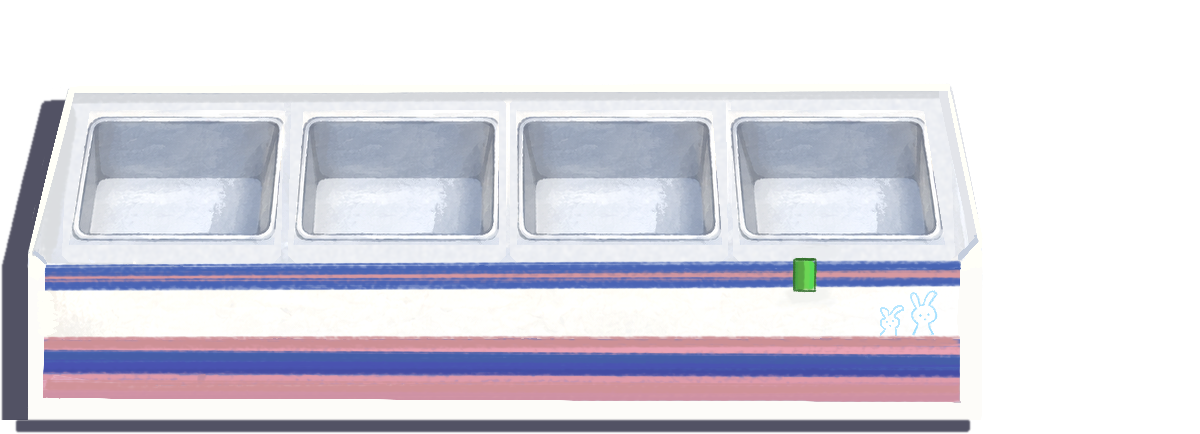
#> input picture Assets/Images/icecream/station_box.png, 1200 x 434 px, found by its file name
$ python icecream_row_cut.py ../../Assets/Images/icecream/cone.png
#> lines starting #> are read from the running program, lines starting #| are printed output that depends on the picture; pictures that were not available may be replaced by others from this repository, and a replacement may not be noted
#!/usr/bin/python3
"""Cuts the one-row ice cream station parts into the game and writes the station's layout into GameSceneOne (22 October 2026).

Input: a folder of PNGs that all share the box canvas (same size, transparent surroundings), each part drawn at its place:
  station_box.png              the box (and nothing else)
  sec<0..3>_l<1..3>.png        each well's fill at three levels, wells left to right vanilla, strawberry, chocolate, mint
  lid2.png, lid3.png           the lids over wells 2 and 3 (closed until the shop's "Two more flavours" upgrade)
  holder.png                   the cone holder
  upgrade_icon.png (optional)  the shop card picture, any size
Every part is cropped to its alpha bounds and saved under Assets/Images/icecream with its old name (the .meta and guid
stay), new names get a fresh .meta. The crop's bounds, as fractions of the box canvas from the bottom left, become the
station's sectionRects, lidRects, holderRect; buildPoint stays above the box's centre; the scene scale is set so the
box keeps about the old on-screen width.

  python3 Docs/tools/icecream_row_cut.py <parts folder> [--scale 0.28]
"""
import os, re, sys, uuid, json
from PIL import Image

ROOT = os.path.dirname(os.path.dirname(os.path.dirname(os.path.abspath(__file__))))
IMG = os.path.join(ROOT, "Assets/Images/icecream")
SCENE = os.path.join(ROOT, "Assets/Scenes/GameSceneOne.unity")
STATION_SCRIPT_GUID = "dae2965ca6c97429e9f79bb7a326260b"
TRANSFORM_ID = "1663258850"                       # the IceCream object's Transform


def guid_of(png):
    meta = png + ".meta"
    if os.path.exists(meta):
        return re.search(r"^guid: ([0-9a-f]{32})", open(meta).read(), re.M).group(1)
    template = open(os.path.join(IMG, "station_box.png.meta")).read()
    g = uuid.uuid4().hex
    open(meta, "w").write(re.sub(r"^guid: [0-9a-f]{32}", "guid: " + g, template, count=1, flags=re.M))
    print("new meta", os.path.basename(meta), g)
    return g


def union_bbox(parts, names):
    """One crop box for a well's three levels, so each level's picture keeps its place in the well."""
    bbs = [Image.open(os.path.join(parts, n)).convert("RGBA").getbbox() for n in names]
    return (min(b[0] for b in bbs), min(b[1] for b in bbs), max(b[2] for b in bbs), max(b[3] for b in bbs))


def cut(parts, name, out_name=None, bb=None):
    im = Image.open(os.path.join(parts, name)).convert("RGBA")
    bb = bb or im.getbbox()
    if bb is None:
        raise SystemExit(name + " is empty")
    crop = im.crop(bb)
    out = os.path.join(IMG, out_name or name)
    crop.save(out)
    W, H = im.size
    x0, y0, x1, y1 = bb
    rect = (x0 / W, 1 - y1 / H, (x1 - x0) / W, (y1 - y0) / H)         # Unity: fractions from the bottom left
    print("%-14s %4dx%-4d rect x %.4f y %.4f w %.4f h %.4f" % (os.path.basename(out), crop.width, crop.height, *rect))
    return rect, (W, H)


def yaml_rect(r, indent):
    pad = " " * indent
    return "%s- serializedVersion: 2\n%s  x: %.4f\n%s  y: %.4f\n%s  width: %.4f\n%s  height: %.4f\n" % (pad, pad, r[0], pad, r[1], pad, r[2], pad, r[3])


def main():
    parts = sys.argv[1]
    scale = 0.28
    if "--scale" in sys.argv:
        scale = float(sys.argv[sys.argv.index("--scale") + 1])
    # the box keeps the whole canvas: the rects are fractions of the box sprite's bounds, so canvas and sprite must be one
    box = Image.open(os.path.join(parts, "station_box.png")).convert("RGBA"); size = box.size
#> in main, box is the input picture: PIL image 1200x434 RGBA; mean R, G, B, A 123.4, 121.7, 131.6, 161.4
#> after `size = box.size`: size = (1200, 434)
    box.save(os.path.join(IMG, "station_box.png")); print("station_box.png %dx%d, the whole canvas" % size)
#| station_box.png 1200x434, the whole canvas
    sec_rects = []
    for i in range(4):
        names = ["sec%d_l%d.png" % (i, lv) for lv in (1, 2, 3)]
        bb = union_bbox(parts, names)
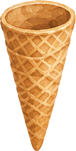
#> input picture Assets/Images/icecream/cone.png, 76 x 151 px, given in place of sec0_l1.png, which was not available
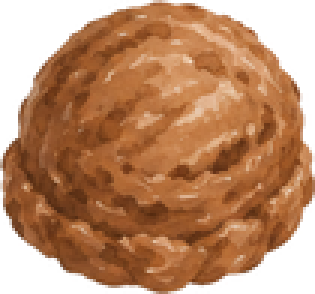
#> input picture Assets/Images/icecream/scoop_c.png, 105 x 98 px, given in place of sec0_l2.png, which was not available (shown 3 times larger)
#> in union_bbox, `bbs = [Image.open(os.path.join(parts, n)).convert("RGBA").getbbox() fo..`: bbs = [(0, 0, 76, 151), (0, 0, 105, 98), (0, 0, 105, 98)]
#> bb = (0, 0, 105, 151)
        for n in names:
            r = cut(parts, n, bb=bb)[0]
#> in cut, im is the input picture: PIL image 76x151 RGBA; mean R, G, B, A 140.3, 100.1, 58.1, 152.3
#> in cut, `crop = im.crop(bb)`:
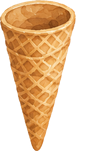
#> crop: PIL image 105x151 RGBA; mean R, G, B, A 101.5, 72.5, 42, 110.2; transparent parts drawn white
#> in cut, `x0, y0, x1, y1 = bb`: x0 = 0; x1 = 105; y1 = 151
#> in cut, `rect = (x0 / W, 1 - y1 / H, (x1 - x0) / W, (y1 - y0) / H)`: rect = (0, 0, 1.38, 1)
#| sec0_l1.png     105x151  rect x 0.0000 y 0.0000 w 1.3816 h 1.0000
#> r = (0, 0, 1.38, 1)
        sec_rects.append(r)
    lid = {2: cut(parts, "lid2.png", "lid.png")[0], 3: cut(parts, "lid3.png", "lid_unused.png")[0]}
    os.remove(os.path.join(IMG, "lid_unused.png"))                    # one lid sprite serves both wells; only the rect differs
    if "--holder-keep" in sys.argv:
        # the game's own holder.png (195 x 267, the cone-count states holder_0..4 in Resources/IceCream are cut from it) was
        # pasted on the canvas at this top-left; keep the file and place its full box
        k = sys.argv.index("--holder-keep"); hx, hy = int(sys.argv[k + 1]), int(sys.argv[k + 2])
        hw, hh = Image.open(os.path.join(IMG, "holder.png")).size
        holder_rect = (hx / size[0], 1 - (hy + hh) / size[1], hw / size[0], hh / size[1])
        print("holder.png kept   rect x %.4f y %.4f w %.4f h %.4f" % holder_rect)
    else:
        holder_rect = cut(parts, "holder.png")[0]
    if os.path.exists(os.path.join(parts, "upgrade_icon.png")):
        Image.open(os.path.join(parts, "upgrade_icon.png")).convert("RGBA").save(os.path.join(IMG, "upgrade_icon.png"))
        guid_of(os.path.join(IMG, "upgrade_icon.png"))
    lid_guid = guid_of(os.path.join(IMG, "lid.png"))

    # the scene: the IceCreamStation component block
    s = open(SCENE).read()
    start = s.index("m_Script: {fileID: 11500000, guid: %s, type: 3}" % STATION_SCRIPT_GUID)
    end = s.index("--- !u!", start)
    block = s[start:end]
    # sectionRects
    block = re.sub(r"  sectionRects:\n(?:  - serializedVersion: 2\n(?:    [xywidthheg]+: [-\d.]+\n){4}){4}",
                   "  sectionRects:\n" + "".join(yaml_rect(r, 2) for r in sec_rects), block)
    block = re.sub(r"  holderRect:\n    serializedVersion: 2\n(?:    [a-z]+: [-\d.]+\n){4}",
                   "  holderRect:\n    serializedVersion: 2\n    x: %.4f\n    y: %.4f\n    width: %.4f\n    height: %.4f\n" % holder_rect, block)
    lid_rects = [(0, 0, 0, 0), (0, 0, 0, 0), lid[2], lid[3]]
    block = re.sub(r"  lidRects:\n(?:  - serializedVersion: 2\n(?:    [a-z]+: [-\d.]+\n){4}){4}", "", block)
    block = block.replace("  buildPoint:", "  lidRects:\n" + "".join(yaml_rect(r, 2) for r in lid_rects) + "  buildPoint:")
    block = re.sub(r"  lidSprite: \{[^}]*\}\n", "", block)
    block = re.sub(r"(  holderSprite: \{[^}]*\}\n)", r"\1  lidSprite: {fileID: 21300000, guid: %s, type: 3}\n" % lid_guid, block)
    block = re.sub(r"  buildPoint: \{x: [-\d.]+, y: [-\d.]+\}", "  buildPoint: {x: 0.42, y: 1.22}", block)
    s = s[:start] + block + s[end:]
    # the drag collider (BoxCollider on the same object, local units at 100 px per unit): the drawn extent of the canvas
    s = re.sub(r"(m_GameObject: \{fileID: 1663258845\}\n(?:.*\n){0,14}?  m_Size: )\{x: [-\d.]+, y: [-\d.]+, z: 0.2\}\n  m_Center: \{x: [-\d.]+, y: [-\d.]+, z: 0\}",
               lambda m: m.group(1) + "{x: %g, y: %g, z: 0.2}\n  m_Center: {x: 0, y: %g, z: 0}" % (size[0] / 100, round(size[1] / 100 * 0.86, 2), -round(size[1] / 100 * 0.07, 2)), s, count=1)
    # the object's scale
    t = s.index("--- !u!4 &%s\n" % TRANSFORM_ID)
    te = s.index("--- !u!", t + 10)
    tb = re.sub(r"m_LocalScale: \{x: [-\d.]+, y: [-\d.]+, z: 1\}", "m_LocalScale: {x: %.2f, y: %.2f, z: 1}" % (scale, scale), s[t:te])
    s = s[:t] + tb + s[te:]
    open(SCENE, "w").write(s)
    json.dump({"canvas": size, "sectionRects": sec_rects, "lidRects": lid_rects, "holderRect": holder_rect, "scale": scale},
              open(os.path.join(parts, "layout_written.json"), "w"), indent=1)
    print("scene written; scale", scale)


if __name__ == "__main__":
#> (the run stopped early here; a loop or call above may not have finished)
